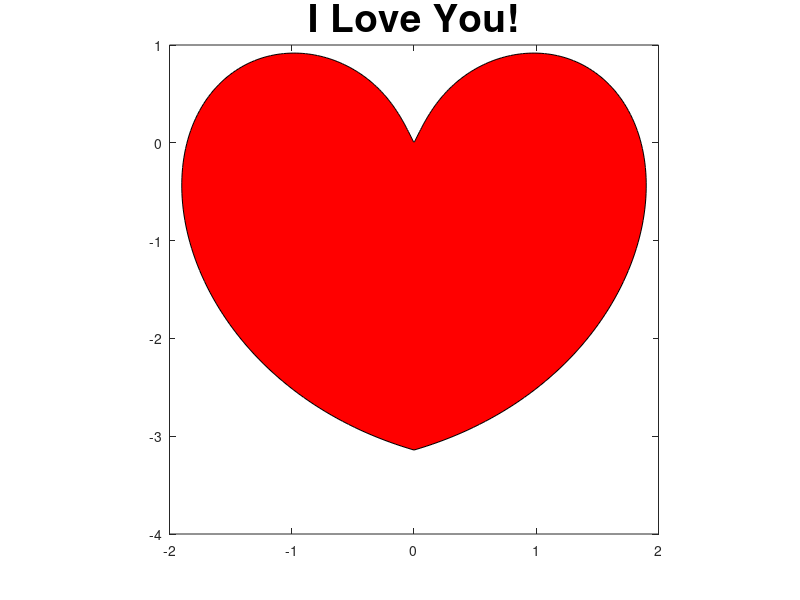

The MATLAB script that drew this image:
t = linspace(-pi,pi, 350);
X = t .* sin( pi * .872*sin(t)./t);
Y = -abs(t) .* cos(pi * sin(t)./t);
plot(X,Y);
fill(X, Y, 'r');
axis square;
set(gcf, 'Position', get(0,'Screensize')); 
title('I Love You!', 'FontSize', 28);
